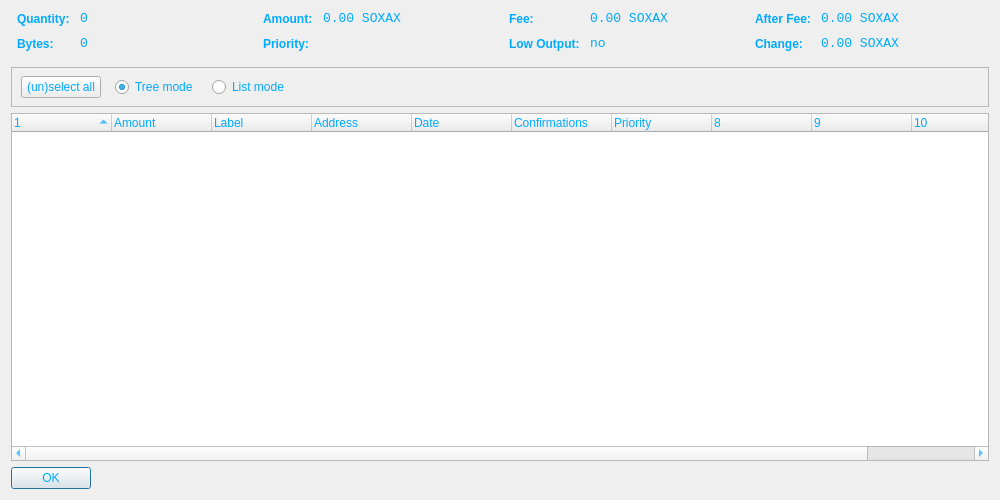
<?xml version="1.0" encoding="UTF-8"?>
<ui version="4.0">
 <class>CoinControlDialog</class>
 <widget class="QDialog" name="CoinControlDialog">
  <property name="geometry">
   <rect>
    <x>0</x>
    <y>0</y>
    <width>1000</width>
    <height>500</height>
   </rect>
  </property>
  <property name="windowTitle">
   <string>Coin Control</string>
  </property>
  <property name="styleSheet">
   <string notr="true">background-image: url(:/images/as1);
color: rgb(0, 170, 255);</string>
  </property>
  <layout class="QVBoxLayout" name="verticalLayout">
   <item>
    <layout class="QHBoxLayout" name="horizontalLayoutTop" stretch="0,0,0,0">
     <property name="topMargin">
      <number>0</number>
     </property>
     <property name="bottomMargin">
      <number>10</number>
     </property>
     <item>
      <layout class="QFormLayout" name="formLayoutCoinControl1">
       <property name="horizontalSpacing">
        <number>10</number>
       </property>
       <property name="verticalSpacing">
        <number>10</number>
       </property>
       <property name="leftMargin">
        <number>6</number>
       </property>
       <property name="rightMargin">
        <number>6</number>
       </property>
       <item row="0" column="0">
        <widget class="QLabel" name="labelCoinControlQuantityText">
         <property name="styleSheet">
          <string notr="true">font-weight:bold;</string>
         </property>
         <property name="text">
          <string>Quantity:</string>
         </property>
        </widget>
       </item>
       <item row="0" column="1">
        <widget class="QLabel" name="labelCoinControlQuantity">
         <property name="font">
          <font>
           <family>Monospace</family>
           <pointsize>10</pointsize>
          </font>
         </property>
         <property name="cursor">
          <cursorShape>IBeamCursor</cursorShape>
         </property>
         <property name="contextMenuPolicy">
          <enum>Qt::ActionsContextMenu</enum>
         </property>
         <property name="text">
          <string notr="true">0</string>
         </property>
         <property name="textInteractionFlags">
          <set>Qt::LinksAccessibleByMouse|Qt::TextSelectableByKeyboard|Qt::TextSelectableByMouse</set>
         </property>
        </widget>
       </item>
       <item row="1" column="0">
        <widget class="QLabel" name="labelCoinControlBytesText">
         <property name="styleSheet">
          <string notr="true">font-weight:bold;</string>
         </property>
         <property name="text">
          <string>Bytes:</string>
         </property>
        </widget>
       </item>
       <item row="1" column="1">
        <widget class="QLabel" name="labelCoinControlBytes">
         <property name="font">
          <font>
           <family>Monospace</family>
           <pointsize>10</pointsize>
          </font>
         </property>
         <property name="cursor">
          <cursorShape>IBeamCursor</cursorShape>
         </property>
         <property name="contextMenuPolicy">
          <enum>Qt::ActionsContextMenu</enum>
         </property>
         <property name="text">
          <string notr="true">0</string>
         </property>
         <property name="textInteractionFlags">
          <set>Qt::LinksAccessibleByMouse|Qt::TextSelectableByKeyboard|Qt::TextSelectableByMouse</set>
         </property>
        </widget>
       </item>
      </layout>
     </item>
     <item>
      <layout class="QFormLayout" name="formLayoutCoinControl2">
       <property name="horizontalSpacing">
        <number>10</number>
       </property>
       <property name="verticalSpacing">
        <number>10</number>
       </property>
       <property name="leftMargin">
        <number>6</number>
       </property>
       <property name="rightMargin">
        <number>6</number>
       </property>
       <item row="0" column="0">
        <widget class="QLabel" name="labelCoinControlAmountText">
         <property name="styleSheet">
          <string notr="true">font-weight:bold;</string>
         </property>
         <property name="text">
          <string>Amount:</string>
         </property>
        </widget>
       </item>
       <item row="0" column="1">
        <widget class="QLabel" name="labelCoinControlAmount">
         <property name="font">
          <font>
           <family>Monospace</family>
           <pointsize>10</pointsize>
          </font>
         </property>
         <property name="cursor">
          <cursorShape>IBeamCursor</cursorShape>
         </property>
         <property name="contextMenuPolicy">
          <enum>Qt::ActionsContextMenu</enum>
         </property>
         <property name="text">
          <string notr="true">0.00 SOXAX</string>
         </property>
         <property name="textInteractionFlags">
          <set>Qt::LinksAccessibleByMouse|Qt::TextSelectableByKeyboard|Qt::TextSelectableByMouse</set>
         </property>
        </widget>
       </item>
       <item row="1" column="0">
        <widget class="QLabel" name="labelCoinControlPriorityText">
         <property name="styleSheet">
          <string notr="true">font-weight:bold;</string>
         </property>
         <property name="text">
          <string>Priority:</string>
         </property>
        </widget>
       </item>
       <item row="1" column="1">
        <widget class="QLabel" name="labelCoinControlPriority">
         <property name="font">
          <font>
           <family>Monospace</family>
           <pointsize>10</pointsize>
          </font>
         </property>
         <property name="cursor">
          <cursorShape>IBeamCursor</cursorShape>
         </property>
         <property name="contextMenuPolicy">
          <enum>Qt::ActionsContextMenu</enum>
         </property>
         <property name="text">
          <string/>
         </property>
         <property name="textInteractionFlags">
          <set>Qt::LinksAccessibleByMouse|Qt::TextSelectableByKeyboard|Qt::TextSelectableByMouse</set>
         </property>
        </widget>
       </item>
      </layout>
     </item>
     <item>
      <layout class="QFormLayout" name="formLayoutCoinControl3">
       <property name="horizontalSpacing">
        <number>10</number>
       </property>
       <property name="verticalSpacing">
        <number>10</number>
       </property>
       <property name="leftMargin">
        <number>6</number>
       </property>
       <property name="rightMargin">
        <number>6</number>
       </property>
       <item row="0" column="0">
        <widget class="QLabel" name="labelCoinControlFeeText">
         <property name="styleSheet">
          <string notr="true">font-weight:bold;</string>
         </property>
         <property name="text">
          <string>Fee:</string>
         </property>
        </widget>
       </item>
       <item row="0" column="1">
        <widget class="QLabel" name="labelCoinControlFee">
         <property name="font">
          <font>
           <family>Monospace</family>
           <pointsize>10</pointsize>
          </font>
         </property>
         <property name="cursor">
          <cursorShape>IBeamCursor</cursorShape>
         </property>
         <property name="contextMenuPolicy">
          <enum>Qt::ActionsContextMenu</enum>
         </property>
         <property name="text">
          <string notr="true">0.00 SOXAX</string>
         </property>
         <property name="textInteractionFlags">
          <set>Qt::LinksAccessibleByMouse|Qt::TextSelectableByKeyboard|Qt::TextSelectableByMouse</set>
         </property>
        </widget>
       </item>
       <item row="1" column="0">
        <widget class="QLabel" name="labelCoinControlLowOutputText">
         <property name="enabled">
          <bool>false</bool>
         </property>
         <property name="styleSheet">
          <string notr="true">font-weight:bold;</string>
         </property>
         <property name="text">
          <string>Low Output:</string>
         </property>
        </widget>
       </item>
       <item row="1" column="1">
        <widget class="QLabel" name="labelCoinControlLowOutput">
         <property name="enabled">
          <bool>false</bool>
         </property>
         <property name="font">
          <font>
           <family>Monospace</family>
           <pointsize>10</pointsize>
          </font>
         </property>
         <property name="cursor">
          <cursorShape>IBeamCursor</cursorShape>
         </property>
         <property name="contextMenuPolicy">
          <enum>Qt::ActionsContextMenu</enum>
         </property>
         <property name="text">
          <string notr="true">no</string>
         </property>
         <property name="textInteractionFlags">
          <set>Qt::LinksAccessibleByMouse|Qt::TextSelectableByKeyboard|Qt::TextSelectableByMouse</set>
         </property>
        </widget>
       </item>
      </layout>
     </item>
     <item>
      <layout class="QFormLayout" name="formLayoutCoinControl4">
       <property name="horizontalSpacing">
        <number>10</number>
       </property>
       <property name="verticalSpacing">
        <number>10</number>
       </property>
       <property name="leftMargin">
        <number>6</number>
       </property>
       <property name="rightMargin">
        <number>6</number>
       </property>
       <item row="0" column="0">
        <widget class="QLabel" name="labelCoinControlAfterFeeText">
         <property name="styleSheet">
          <string notr="true">font-weight:bold;</string>
         </property>
         <property name="text">
          <string>After Fee:</string>
         </property>
        </widget>
       </item>
       <item row="0" column="1">
        <widget class="QLabel" name="labelCoinControlAfterFee">
         <property name="font">
          <font>
           <family>Monospace</family>
           <pointsize>10</pointsize>
          </font>
         </property>
         <property name="cursor">
          <cursorShape>IBeamCursor</cursorShape>
         </property>
         <property name="contextMenuPolicy">
          <enum>Qt::ActionsContextMenu</enum>
         </property>
         <property name="text">
          <string notr="true">0.00 SOXAX</string>
         </property>
         <property name="textInteractionFlags">
          <set>Qt::LinksAccessibleByMouse|Qt::TextSelectableByKeyboard|Qt::TextSelectableByMouse</set>
         </property>
        </widget>
       </item>
       <item row="1" column="0">
        <widget class="QLabel" name="labelCoinControlChangeText">
         <property name="enabled">
          <bool>false</bool>
         </property>
         <property name="styleSheet">
          <string notr="true">font-weight:bold;</string>
         </property>
         <property name="text">
          <string>Change:</string>
         </property>
        </widget>
       </item>
       <item row="1" column="1">
        <widget class="QLabel" name="labelCoinControlChange">
         <property name="enabled">
          <bool>false</bool>
         </property>
         <property name="font">
          <font>
           <family>Monospace</family>
           <pointsize>10</pointsize>
          </font>
         </property>
         <property name="cursor">
          <cursorShape>IBeamCursor</cursorShape>
         </property>
         <property name="contextMenuPolicy">
          <enum>Qt::ActionsContextMenu</enum>
         </property>
         <property name="text">
          <string notr="true">0.00 SOXAX</string>
         </property>
         <property name="textInteractionFlags">
          <set>Qt::LinksAccessibleByMouse|Qt::TextSelectableByKeyboard|Qt::TextSelectableByMouse</set>
         </property>
        </widget>
       </item>
      </layout>
     </item>
    </layout>
   </item>
   <item>
    <widget class="QFrame" name="frame">
     <property name="minimumSize">
      <size>
       <width>0</width>
       <height>40</height>
      </size>
     </property>
     <property name="frameShape">
      <enum>QFrame::StyledPanel</enum>
     </property>
     <property name="frameShadow">
      <enum>QFrame::Sunken</enum>
     </property>
     <widget class="QWidget" name="horizontalLayoutWidget">
      <property name="geometry">
       <rect>
        <x>10</x>
        <y>0</y>
        <width>781</width>
        <height>41</height>
       </rect>
      </property>
      <layout class="QHBoxLayout" name="horizontalLayoutPanel" stretch="0,0,0,0">
       <property name="spacing">
        <number>14</number>
       </property>
       <item>
        <widget class="QPushButton" name="pushButtonSelectAll">
         <property name="sizePolicy">
          <sizepolicy hsizetype="Maximum" vsizetype="Fixed">
           <horstretch>0</horstretch>
           <verstretch>0</verstretch>
          </sizepolicy>
         </property>
         <property name="text">
          <string>(un)select all</string>
         </property>
        </widget>
       </item>
       <item>
        <widget class="QRadioButton" name="radioTreeMode">
         <property name="sizePolicy">
          <sizepolicy hsizetype="Maximum" vsizetype="Fixed">
           <horstretch>0</horstretch>
           <verstretch>0</verstretch>
          </sizepolicy>
         </property>
         <property name="text">
          <string>Tree mode</string>
         </property>
         <property name="checked">
          <bool>true</bool>
         </property>
        </widget>
       </item>
       <item>
        <widget class="QRadioButton" name="radioListMode">
         <property name="sizePolicy">
          <sizepolicy hsizetype="Maximum" vsizetype="Fixed">
           <horstretch>0</horstretch>
           <verstretch>0</verstretch>
          </sizepolicy>
         </property>
         <property name="text">
          <string>List mode</string>
         </property>
        </widget>
       </item>
       <item>
        <spacer name="horizontalSpacer">
         <property name="orientation">
          <enum>Qt::Horizontal</enum>
         </property>
         <property name="sizeHint" stdset="0">
          <size>
           <width>40</width>
           <height>20</height>
          </size>
         </property>
        </spacer>
       </item>
      </layout>
     </widget>
    </widget>
   </item>
   <item>
    <widget class="CoinControlTreeWidget" name="treeWidget">
     <property name="contextMenuPolicy">
      <enum>Qt::CustomContextMenu</enum>
     </property>
     <property name="sortingEnabled">
      <bool>false</bool>
     </property>
     <property name="columnCount">
      <number>11</number>
     </property>
     <attribute name="headerShowSortIndicator" stdset="0">
      <bool>true</bool>
     </attribute>
     <attribute name="headerStretchLastSection">
      <bool>false</bool>
     </attribute>
     <column>
      <property name="text">
       <string/>
      </property>
     </column>
     <column>
      <property name="text">
       <string>Amount</string>
      </property>
     </column>
     <column>
      <property name="text">
       <string>Label</string>
      </property>
     </column>
     <column>
      <property name="text">
       <string>Address</string>
      </property>
     </column>
     <column>
      <property name="text">
       <string>Date</string>
      </property>
     </column>
     <column>
      <property name="text">
       <string>Confirmations</string>
      </property>
      <property name="toolTip">
       <string>Confirmed</string>
      </property>
     </column>
     <column>
      <property name="text">
       <string>Priority</string>
      </property>
     </column>
     <column>
      <property name="text">
       <string/>
      </property>
     </column>
     <column>
      <property name="text">
       <string/>
      </property>
     </column>
     <column>
      <property name="text">
       <string/>
      </property>
     </column>
     <column>
      <property name="text">
       <string/>
      </property>
     </column>
    </widget>
   </item>
   <item>
    <widget class="QDialogButtonBox" name="buttonBox">
     <property name="sizePolicy">
      <sizepolicy hsizetype="Maximum" vsizetype="Fixed">
       <horstretch>0</horstretch>
       <verstretch>0</verstretch>
      </sizepolicy>
     </property>
     <property name="orientation">
      <enum>Qt::Horizontal</enum>
     </property>
     <property name="standardButtons">
      <set>QDialogButtonBox::Ok</set>
     </property>
    </widget>
   </item>
  </layout>
 </widget>
 <customwidgets>
  <customwidget>
   <class>CoinControlTreeWidget</class>
   <extends>QTreeWidget</extends>
   <header>coincontroltreewidget.h</header>
  </customwidget>
 </customwidgets>
 <resources/>
 <connections/>
</ui>
